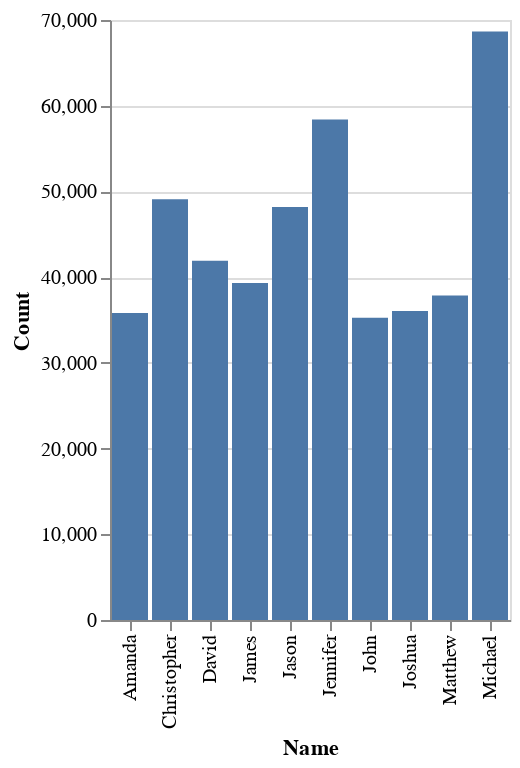

Notebook cell for this chart:
### Code cell
baby_names = pd.read_csv(r"C:\Users\acer2\OneDrive\Documents\Dev\Datasets\NationalNames.csv")

baby_names.sort_values(['Count', 'Year'], ascending = False, inplace = True)

baby_names_final = baby_names[baby_names['Year'] == 1980].sort_values(['Count'], ascending = False)
baby_names_final = baby_names_final.head(10)
baby_names_final = baby_names_final.sort_values('Name')

print(baby_names_final)

alt.Chart(baby_names_final).mark_bar().encode(
    x='Name',
    y='Count'
)

### Figure 1 — Vega-Lite specification as saved in the notebook (floating-point values rounded to 4 significant figures)
{"config": {"view": {"continuousWidth": 400, "continuousHeight": 300}}, "data": {"name": "data-5a96faef9c254c6004b6a248b178ef01"}, "mark": "bar", "encoding": {"x": {"field": "Name", "type": "nominal"}, "y": {"field": "Count", "type": "quantitative"}}, "$schema": "https://vega.github.io/schema/vega-lite/v4.17.0.json", "datasets": {"data-5a96faef9c254c6004b6a248b178ef01": [{"Id": 863740, "Name": "Amanda", "Year": 1980, "Gender": "F", "Count": 35820}, {"Id": 875897, "Name": "Christopher", "Year": 1980, "Gender": "M", "Count": 49086}, {"Id": 875899, "Name": "David", "Year": 1980, "Gender": "M", "Count": 41913}, {"Id": 875900, "Name": "James", "Year": 1980, "Gender": "M", "Count": 39312}, {"Id": 875898, "Name": "Jason", "Year": 1980, "Gender": "M", "Count": 48176}, {"Id": 863739, "Name": "Jennifer", "Year": 1980, "Gender": "F", "Count": 58385}, {"Id": 875903, "Name": "John", "Year": 1980, "Gender": "M", "Count": 35263}, {"Id": 875902, "Name": "Joshua", "Year": 1980, "Gender": "M", "Count": 36058}, {"Id": 875901, "Name": "Matthew", "Year": 1980, "Gender": "M", "Count": 37857}, {"Id": 875896, "Name": "Michael", "Year": 1980, "Gender": "M", "Count": 68666}]}}
